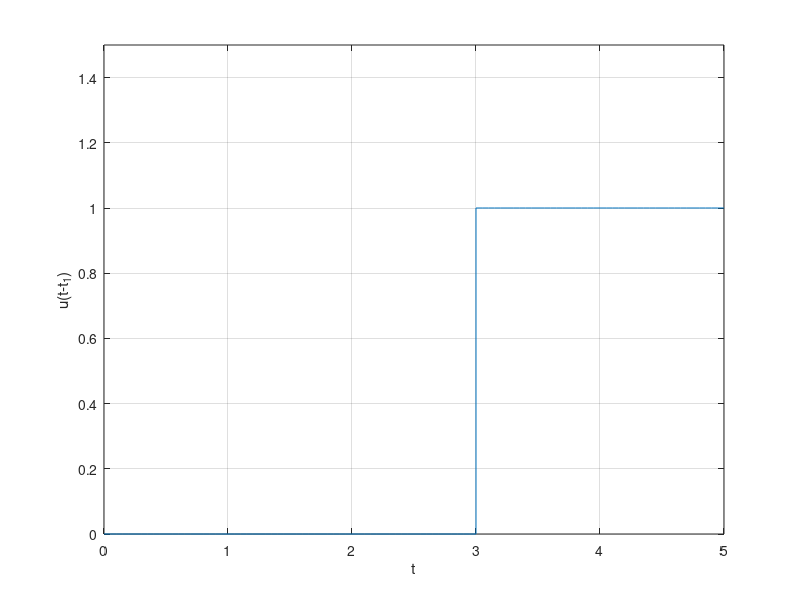

Here is the MATLAB script that generated this plot:
%exm15_unit_step

clear;
t0=0;tf=5;dt=0.05;t1=3;
t= [t0:dt:tf];
st=length(t);
n1=floor((t1-t0)/dt);
x2=[zeros(1,n1) , ones(1,st-n1)];
stairs(t,x2);grid on;
axis([0 5 0 1.5]);
xlabel('t');
ylabel('u(t-t_1)');
